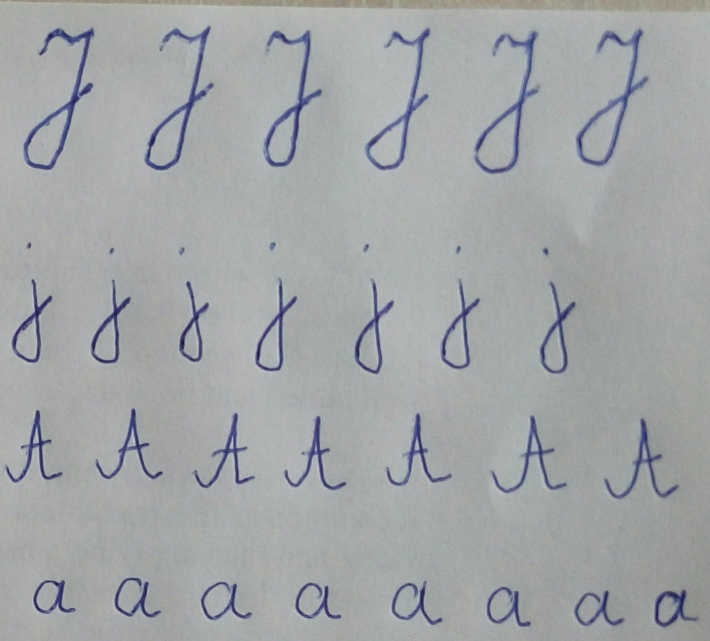
#> input picture demos/ja_test.png, 1419 x 1282 px (shown at 1/2 size)
$ python test.py   (older library calls are emulated)
#> lines starting #> are read from the running program, lines starting #| are printed output that depends on the picture; after the words box and inside, x2 and y2 are one past the last pixel; in counts of white or black regions, pixels touching at a corner belong together; long printed decimals are rounded
import cv2
import numpy as np
def captch_ex(file_name ):
#> called with file_name = 'ja_test.png'
    kernel = np.ones((2,2),np.uint8)

    img = cv2.imread('ja_test.png')
#> img is the input picture: shape (1282, 1419, 3); mean B, G, R 167.2, 165.4, 161.8
    # img = cv2.resize(img, (640, 360))
    newx,newy = img.shape[1]/3,img.shape[0]/3     #new size (w,h)
#> newx = 473; newy = 427.3
    print("Rescaled, new dimensions: ", newx, newy)
#| Rescaled, new dimensions:  473.0 427.333
    newimage = cv2.resize(img,(int(newx), int(newy)))
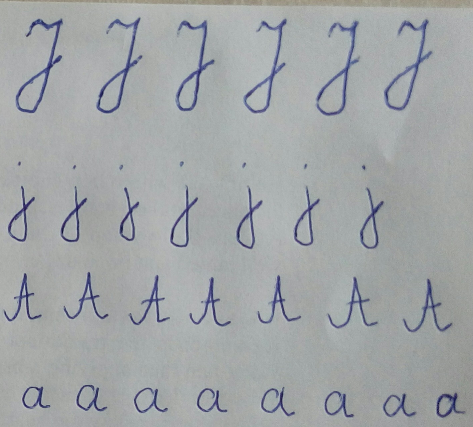
#> newimage: shape (427, 473, 3); mean B, G, R 167.1, 165.3, 161.7

    img = cv2.cvtColor(newimage,cv2.COLOR_BGR2GRAY)
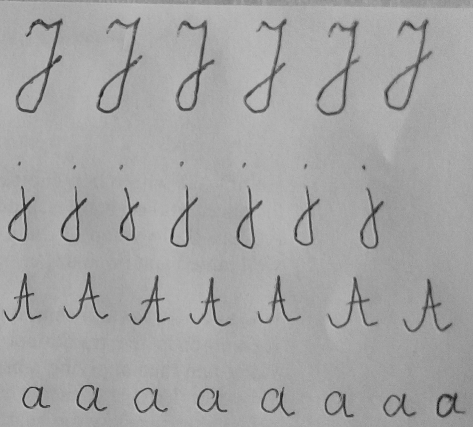
#> img: shape (427, 473); min 11, max 197, mean 164.4
    (thresh, im_bw) = cv2.threshold(img, 128, 255, cv2.THRESH_BINARY | cv2.THRESH_OTSU)
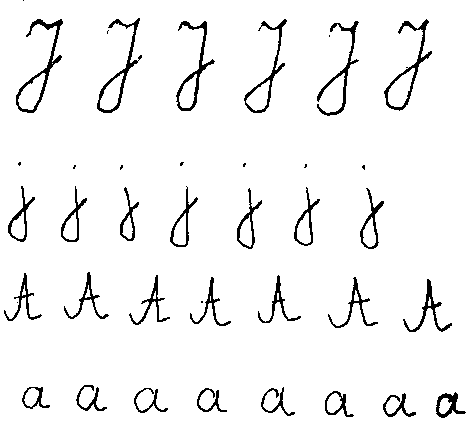
#> im_bw: shape (427, 473); 95.2% white; black in thin lines or dots
#> thresh = 128
    # dilation = cv2.dilate(im_bw,kernel,iterations = 5)
    # im_bw = cv2.adaptiveThreshold(img,255,cv2.ADAPTIVE_THRESH_GAUSSIAN_C, cv2.THRESH_BINARY,11,2)
    # dilation = cv2.dilate(im_bw,kernel,iterations = 1)
    eroded = cv2.erode(im_bw,kernel,iterations = 1)
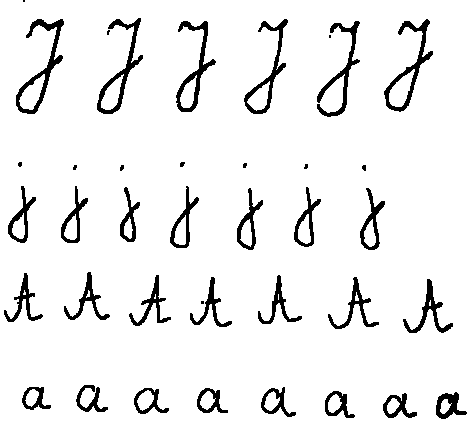
#> eroded: shape (427, 473); 92.9% white; 39 black regions (9 under 20 px)
    cv2.imshow("Image", eroded)
    cv2.waitKey(0)
    im2, contours, hierarchy = cv2.findContours(eroded,cv2.RETR_TREE,cv2.CHAIN_APPROX_SIMPLE)
#> contours = 64 contours, 9 with area under 20; largest, box (x1, y1, x2, y2) and area: (0, 0, 473, 427) 201067, (15, 18, 65, 115) 1604, (383, 18, 434, 113) 1552, (96, 17, 144, 115) 1442, (175, 20, 217, 113) 1290
    index = 0
    # list of bounding rects
    bounding = []
    # classification
    samples =  np.empty((0,100))
    responses = []

    for contour in contours:
        # get rectangle bounding contour
        [x,y,w,h] = cv2.boundingRect(contour)
        bounding.append([x,y,w,h])
        print([x,y,w,h])
        #Don't plot small false positives that aren't text
        if w < 20 and h<20:
            continue
        cv2.rectangle(eroded,(x,y),(x+w,y+h),(0,0,255),2)
#> this loop made 64 passes
#> (x, y, w, h) on passes 1 to 12: (0, 0, 473, 427), (382, 392, 36, 27), (387, 398, 13, 16), (435, 391, 33, 29), (440, 399, 12, 15), (324, 390, 32, 29), (328, 394, 14, 19), (196, 387, 33, 27), (200, 391, 16, 19), (133, 387, 37, 28), (137, 390, 17, 21), (260, 386, 37, 32)
#> (contour, x, y, w, h) on pass 24: ([[278, 294], [278, 299]], 278, 294, 1, 6)
#| [0, 0, 473, 427]
#| [382, 392, 36, 27]
#| [387, 398, 13, 16]
#| [435, 391, 33, 29]
#| [440, 399, 12, 15]
#| [324, 390, 32, 29]
#| [328, 394, 14, 19]
#| [196, 387, 33, 27]
#> (further printed lines are left out)
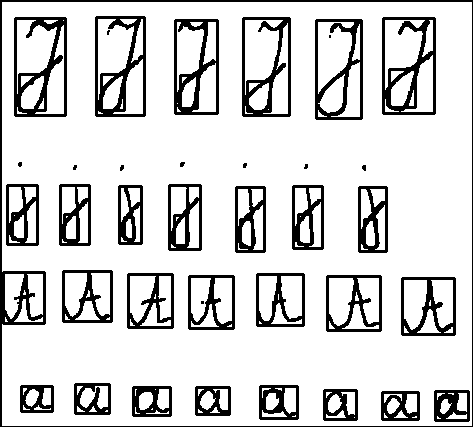
#> eroded: shape (427, 473); 83.1% white; 38 black regions (8 under 20 px), largest, box (x1, y1, x2, y2) and area: (0, 0, 473, 427) 3686, (14, 17, 67, 117) 2038, (382, 17, 436, 115) 1995
#> after the loop, bounding = 64 items, first 6: [0, 0, 473, 427], [382, 392, 36, 27], [387, 398, 13, 16], [435, 391, 33, 29], [440, 399, 12, 15], [324, 390, 32, 29]
        # [52 lines of commented-out code are left out]
    cv2.imshow('captcha_result' , eroded)
    cv2.waitKey()


file_name ='ja_test.png'
# file_name ='4.jpg'
captch_ex(file_name)

$ run again, with demos/4.jpg saved as demos/ja_test.png
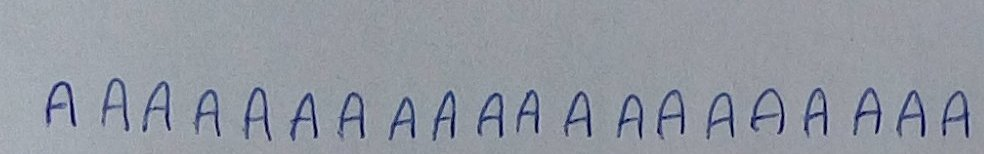
#> input picture demos/4.jpg, 984 x 154 px
#> in captch_ex, img is the input picture: shape (154, 984, 3); mean B, G, R 161.2, 151.5, 146.1
#| Rescaled, new dimensions:  328.0 51.333
#> img: shape (51, 328)
#> in captch_ex, `(thresh, im_bw) = cv2.threshold(img, 128, 255, cv2.THRESH_BINARY | cv2..`:
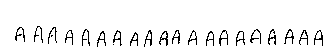
#> im_bw: shape (51, 328); 94.7% white; black in thin lines or dots, all inside (x1, y1, x2, y2) = (15, 26, 323, 47)
#> thresh = 113
#> contours = 39 contours, 17 with area under 20; largest, box (x1, y1, x2, y2) and area: (0, 0, 328, 51) 16350, (249, 28, 263, 46) 150, (81, 28, 92, 48) 138, (218, 29, 230, 48) 137, (14, 26, 27, 44) 135
#> the loop in captch_ex, `for contour in contours:` made 39 passes
#> (x, y, w, h) on passes 2, 3, 4, 5, 6, 7, 8, 10: (129, 31, 11, 17), (134, 36, 3, 4), (235, 30, 12, 18), (238, 33, 5, 7), (205, 30, 11, 18), (209, 34, 4, 5), (158, 30, 12, 18), (96, 30, 12, 19)
#> (printed output is left out)
#> after the loop in captch_ex, `for contour in contours:`:
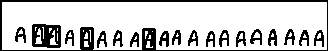
#> eroded: shape (51, 328); 78.8% white; 18 black regions, largest, box (x1, y1, x2, y2) and area: (0, 0, 328, 51) 1637, (32, 24, 61, 48) 508, (268, 29, 277, 46) 97
#> after the loop in captch_ex, `for contour in contours:`: bounding = 39 items, first 6: [0, 0, 328, 51], [129, 31, 11, 17], [134, 36, 3, 4], [235, 30, 12, 18], [238, 33, 5, 7], [205, 30, 11, 18]

$ run again, with demos/5oneline.png copied over demos/ja_test.png
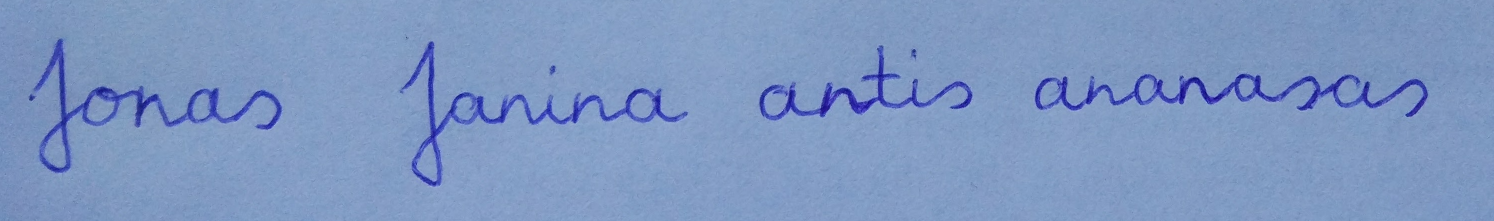
#> input picture demos/5oneline.png, 2988 x 442 px (shown at 1/2 size)
#> in captch_ex, img is the input picture: shape (442, 2988, 3); mean B, G, R 193.8, 151, 125.8
#| Rescaled, new dimensions:  996.0 147.333
#> img: shape (147, 996)
#> in captch_ex, `(thresh, im_bw) = cv2.threshold(img, 128, 255, cv2.THRESH_BINARY | cv2..`:
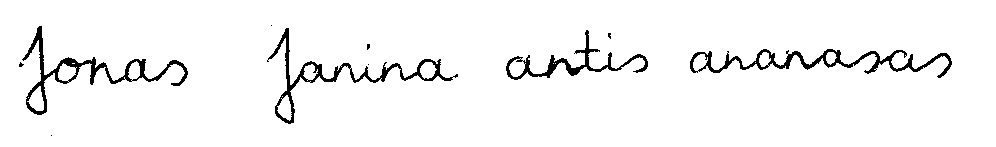
#> im_bw: shape (147, 996); 95.9% white; 10 black regions (6 under 20 px), largest, box (x1, y1, x2, y2) and area: (690, 49, 952, 78) 1676, (22, 26, 188, 115) 1640, (267, 28, 458, 124) 1552, (506, 30, 648, 80) 1065
#> thresh = 114
#> contours = 22 contours, 4 with area under 20; largest, box (x1, y1, x2, y2) and area: (0, 0, 996, 147) 145270, (21, 25, 190, 117) 3118, (689, 48, 954, 80) 3099, (266, 27, 460, 126) 3050, (505, 29, 650, 82) 1900
#> the loop in captch_ex, `for contour in contours:` made 22 passes
#> (x, y, w, h) on passes 2 to 9: (50, 134, 4, 4), (367, 63, 4, 4), (18, 61, 8, 8), (689, 48, 265, 32), (694, 55, 13, 16), (827, 53, 9, 11), (760, 53, 11, 14), (366, 43, 6, 9)
#> (printed output is left out)
#> after the loop in captch_ex, `for contour in contours:`:
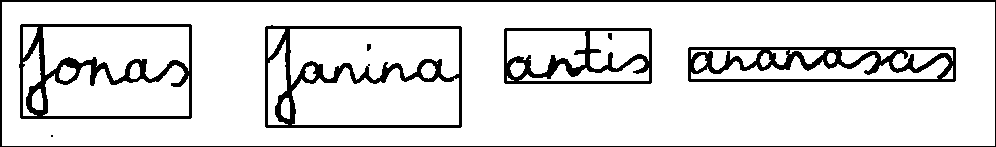
#> eroded: shape (147, 996); 87.6% white; 8 black regions (1 under 20 px), largest, box (x1, y1, x2, y2) and area: (688, 47, 956, 82) 4138, (265, 25, 462, 128) 4007, (19, 24, 192, 119) 3851
#> after the loop in captch_ex, `for contour in contours:`: bounding = 22 items, first 6: [0, 0, 996, 147], [50, 134, 4, 4], [367, 63, 4, 4], [18, 61, 8, 8], [689, 48, 265, 32], [694, 55, 13, 16]
